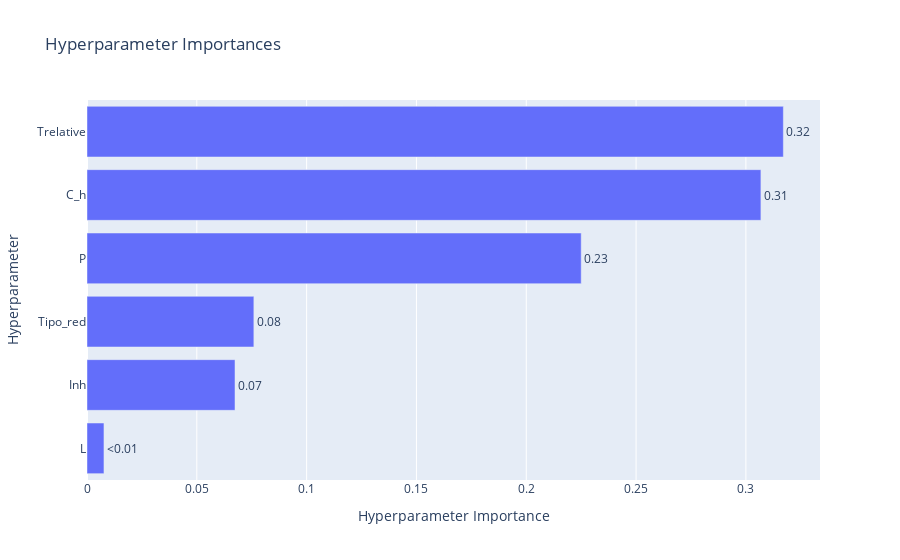

Notebook cell for this chart:
### Code cell
vis.plot_param_importances(study)

### Figure 1 — Plotly figure (JSON) as saved in the notebook; plotly's stock layout.template omitted (floating-point values rounded to 4 significant figures)
{"data": [{"cliponaxis": false, "hovertemplate": ["L (IntDistribution): 0.007722264734483556<extra></extra>", "Inh (FloatDistribution): 0.06738837314546108<extra></extra>", "Tipo_red (IntDistribution): 0.07597607889098128<extra></extra>", "P (FloatDistribution): 0.225016360648384<extra></extra>", "C_h (FloatDistribution): 0.3068382762604951<extra></extra>", "Trelative (FloatDistribution): 0.31705864632019515<extra></extra>"], "name": "Objective Value", "orientation": "h", "text": ["<0.01", "0.07", "0.08", "0.23", "0.31", "0.32"], "textposition": "outside", "type": "bar", "x": [0.007722, 0.06739, 0.07598, 0.225, 0.3068, 0.3171], "y": ["L", "Inh", "Tipo_red", "P", "C_h", "Trelative"]}], "layout": {"title": {"text": "Hyperparameter Importances"}, "xaxis": {"title": {"text": "Hyperparameter Importance"}}, "yaxis": {"title": {"text": "Hyperparameter"}}}}
